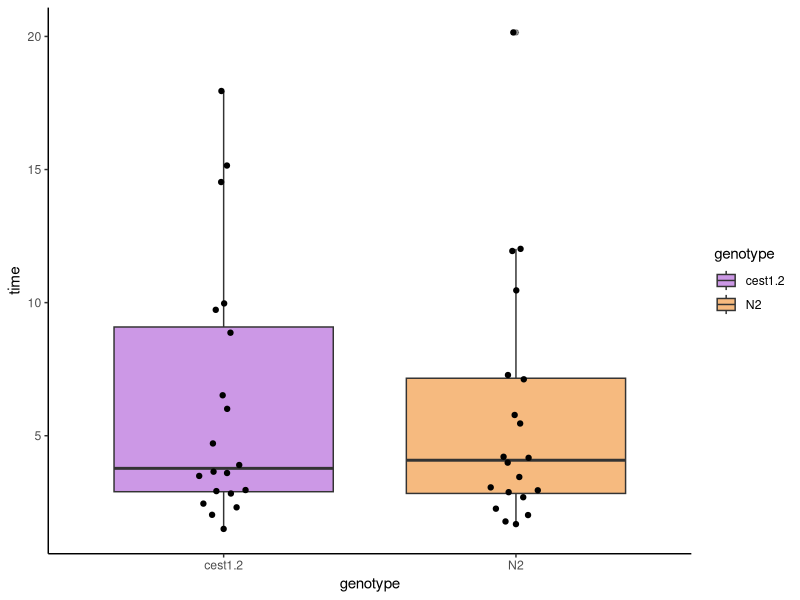

Source code (R):
library(tidyverse)
library(ggbeeswarm)
theme_set(theme_classic())
N2 <-c(4.21,7.28,2.02,10.46,20.15,7.12,5.46,1.78,2.95,4.17,2.88,3.45,3.06,11.94,1.68,12.02,2.26,3.99,5.78,2.69)
cest1.2 <- c(2.45,2.03,9.97,9.73,15.15,17.95,3.60,2.96,3.49,4.71,2.92,2.31,6.01,3.90,14.53,1.50,8.87,2.83,6.52,3.65)

tibble(genotype = rep(c("N2", "cest1.2"), each = 20), 
       time = c(N2,cest1.2)) %>%
  ggplot(aes(x = genotype, y = time)) +
  geom_boxplot(aes(fill = genotype), alpha = 0.5) +
  geom_quasirandom(width = 0.1) +
  #scale_fill_brewer(palette = "PuOr")
  scale_fill_manual(values = c("darkorchid3", "darkorange2"))

mean(N2)
mean(cest1.2)

t.test(N2, cest1.2)
